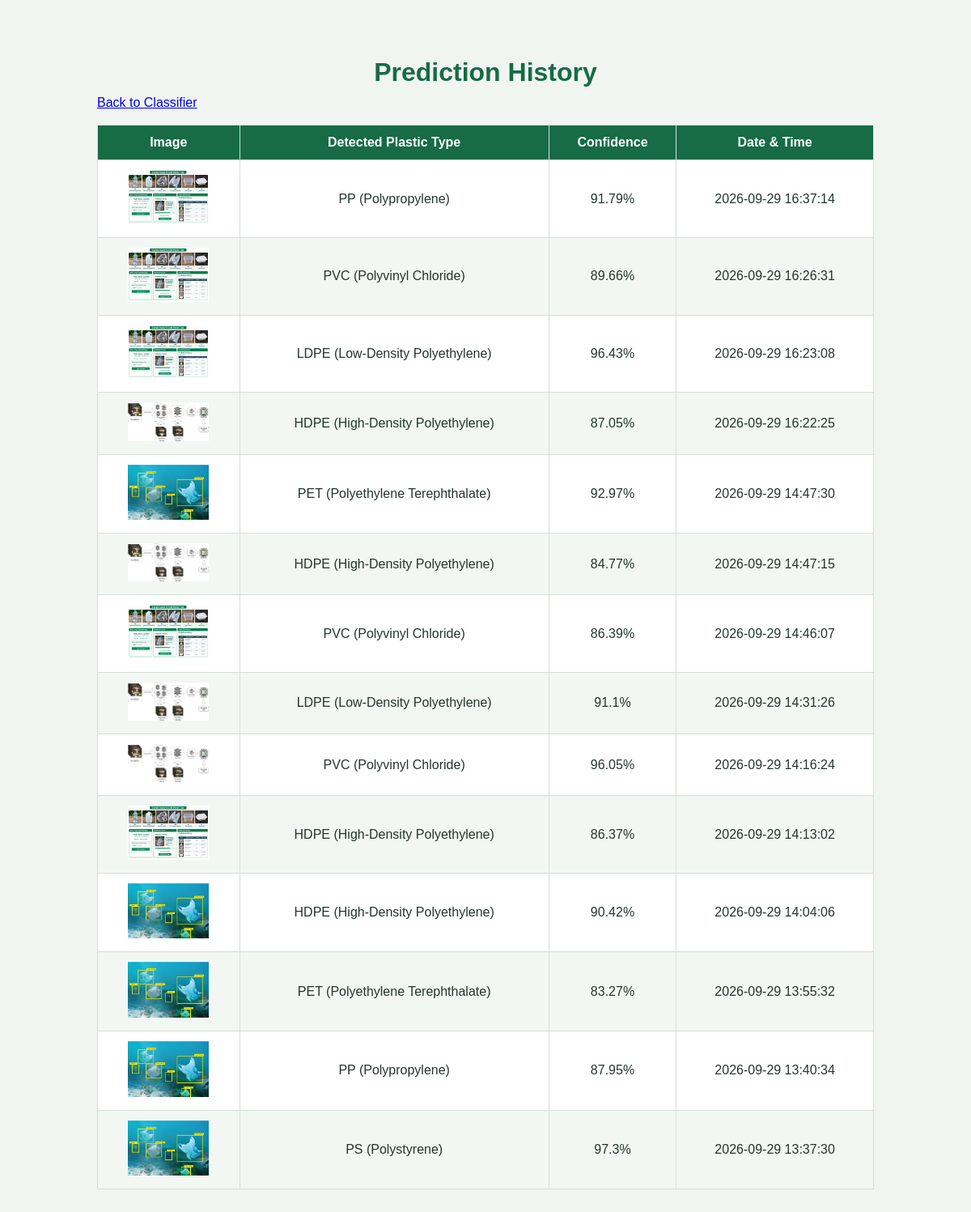
The app's page /history with its own data.
### tables this page shows
CREATE TABLE predictions (
            id INTEGER PRIMARY KEY AUTOINCREMENT,
            filename TEXT NOT NULL,
            plastic_type TEXT NOT NULL,
            confidence REAL NOT NULL,
            created_at TIMESTAMP DEFAULT CURRENT_TIMESTAMP
        );

### app.py (the view)
@app.route('/history')
def history():
    conn = sqlite3.connect("database.db")
    cursor = conn.cursor()
    cursor.execute("SELECT filename, plastic_type, confidence, created_at FROM predictions ORDER BY id DESC")
    records = cursor.fetchall()
    conn.close()
    return render_template('history.html', records=records)

### templates/history.html (shortened to what this page needs)
<!DOCTYPE html>
<html lang="en">
<head>
    <link rel="stylesheet"
          href="{{ url_for('static', filename='style.css') }}">
</head>
<body>
    <div class="container">
        <h1>Prediction History</h1>
        <a href="{{ url_for('index') }}">
            Back to Classifier
        </a>
        <br><br>
        <table border="1" width="100%">
            <thead>
                <tr>
                    <th>Image</th>
                    <th>Detected Plastic Type</th>
                    <th>Confidence</th>
                    <th>Date &amp; Time</th>
                </tr>
            </thead>
            <tbody>
                {% for row in records %}
                <tr>
                    <td>
                        <img
                            src="{{ url_for('static',
                            filename='uploads/' + row[0]) }}"
                            alt="Plastic image"
                            width="100">
                    </td>
                    <td>{{ row[1] }}</td>
                    <td>{{ row[2] }}%</td>
                    <td>{{ row[3] }}</td>
                </tr>
                {% else %}
                <tr>
                    <td colspan="4">No predictions yet.</td>
                </tr>
                {% endfor %}
            </tbody>
        </table>
    </div>
</body>
</html>

### static/style.css (style rules this page uses)
* { box-sizing: border-box; }
body { margin: 0; font-family: Arial, sans-serif; background: #f0f5f2; color: #26352e; }
.container { max-width: 1000px; margin: 30px auto; padding: 20px; }
h1 { text-align: center; color: #176b45; margin-bottom: 10px; }
table { width: 100%; border-collapse: collapse; background: white; }
th, td { padding: 12px; border: 1px solid #d5dfd8; text-align: center; }
th { background: #176b45; color: white; }
tr:nth-child(even) { background: #f2f7f3; }

### records on screen
predictions: filename (picture), plastic_type "PP (Polypropylene)", confidence "91.79", created_at "2026-09-29 16:37:14"
predictions: filename (picture), plastic_type "PVC (Polyvinyl Chloride)", confidence "89.66", created_at "2026-09-29 16:26:31"
predictions: filename (picture), plastic_type "LDPE (Low-Density Polyethylene)", confidence "96.43", created_at "2026-09-29 16:23:08"
predictions: filename (picture), plastic_type "HDPE (High-Density Polyethylene)", confidence "87.05", created_at "2026-09-29 16:22:25"
predictions: filename (picture), plastic_type "PET (Polyethylene Terephthalate)", confidence "92.97", created_at "2026-09-29 14:47:30"
predictions: filename (picture), plastic_type "HDPE (High-Density Polyethylene)", confidence "84.77", created_at "2026-09-29 14:47:15"
predictions: filename (picture), plastic_type "PVC (Polyvinyl Chloride)", confidence "86.39", created_at "2026-09-29 14:46:07"
predictions: filename (picture), plastic_type "LDPE (Low-Density Polyethylene)", confidence "91.1", created_at "2026-09-29 14:31:26"
predictions: filename (picture), plastic_type "PVC (Polyvinyl Chloride)", confidence "96.05", created_at "2026-09-29 14:16:24"
predictions: filename (picture), plastic_type "HDPE (High-Density Polyethylene)", confidence "86.37", created_at "2026-09-29 14:13:02"
predictions: filename (picture), plastic_type "HDPE (High-Density Polyethylene)", confidence "90.42", created_at "2026-09-29 14:04:06"
predictions: filename (picture), plastic_type "PET (Polyethylene Terephthalate)", confidence "83.27", created_at "2026-09-29 13:55:32"
predictions: filename (picture), plastic_type "PP (Polypropylene)", confidence "87.95", created_at "2026-09-29 13:40:34"
predictions: filename (picture), plastic_type "PS (Polystyrene)", confidence "97.3", created_at "2026-09-29 13:37:30"
